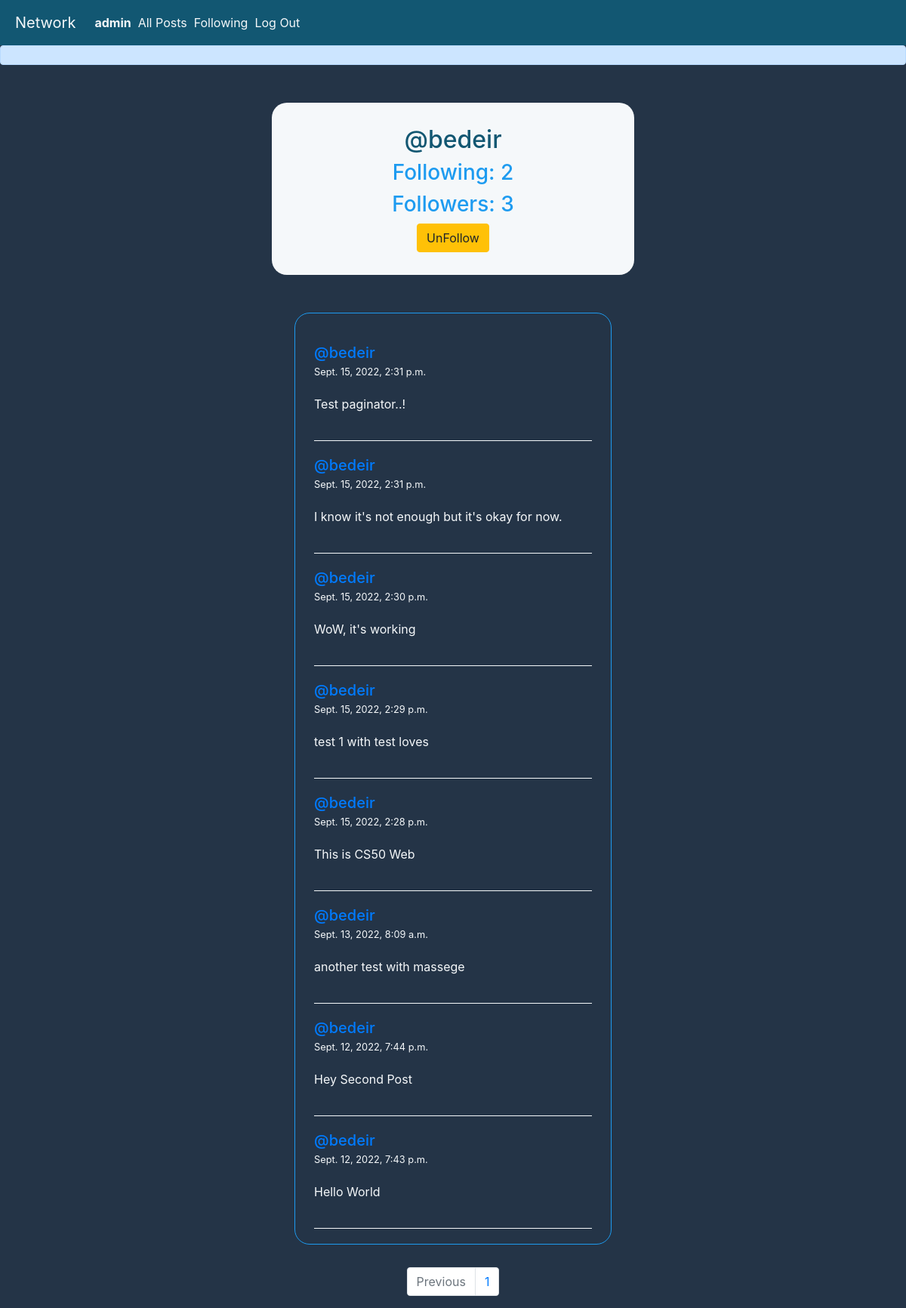
The page /profile/bedeir (signed in) on the database its author committed.
### network/models.py (models this page shows, shortened)
class User(AbstractUser):
    following = models.ManyToManyField('User', related_name='followers')

class Post(models.Model):
    owner = models.ForeignKey(User, on_delete=models.CASCADE, related_name='posts')
    content = models.TextField()
    created = models.DateTimeField(auto_now_add=True)
    lovers = models.ManyToManyField(User, related_name='lovers')
    class Meta:
        ordering = ['-created']

### network/views.py (the view)
# urls.py: path('profile/<str:username>', views.getProfile, name="getProfile"),
def getProfile(request, username):
    try:
        profile = User.objects.get(username = username)
    except:
        return render(request, 'network/404.html', {
            "message": "No user with this username"
        })
    allPostsThisUser = profile.posts.all()
    paginator = Paginator(allPostsThisUser, 10)
    pageNumber = request.GET.get('page')
    onePagePosts = paginator.get_page(pageNumber)
    return render(request, 'network/profile.html', {
        "userprofile": profile,
        "following": profile.following,
        "followers": profile.followers,
        "allPosts": onePagePosts,
        'pageNumRange': range(onePagePosts.paginator.num_pages)
    })

### network/templates/network/profile.html (shortened to what this page needs)
{% extends "network/layout.html" %}
{% block body %}
  <div class="user-profile">
    <h2 style="color: var(--text-color);">@{{ userprofile.username }}</h2>
    <h3>Following: {{ following.count }}</h3>
    <h3>Followers: {{ followers.count }}</h3>
    {% if user.username != userprofile.username and user.is_authenticated %}
      {% if user in followers.all %}
      <a href="{% url 'unFollow' user.username userprofile.username %}">
        <button class="btn btn-warning">UnFollow</button>
      </a>
      {% else %}
        <a href= "{% url 'follow' user.username userprofile.username %}">
          <button class="btn btn-info">Follow</button>
        </a>
      {% endif %}
    {% endif %}
  </div>
  <div class="all-posts">
    {% for post in allPosts %}
      <div class="post">
        <div class="header-post">
          <a href="{% url 'getProfile' post.owner.username%}">
            <h5>@{{ post.owner.username }}</h5>
          </a>
          <small>{{ post.created }}</small>
        </div>
        <p>{{ post.content }}</p>
      </div>
    {% empty %}
      <h2>Currently No posts..!</h2>
    {% endfor %}
  </div>
  <nav aria-label="Page navigation example">
    <ul class="pagination justify-content-center">
      {% if posts.has_previous %}
        <li class="page-item">
          <a class="page-link" href="?page={{ posts.previous_page_number }}" tabindex="-1" aria-disabled="false">Previous</a>
        </li>
      {% else %}
        <li class="page-item disabled">
          <a class="page-link" href="#" tabindex="-1" aria-disabled="true">Previous</a>
        </li>
      {% endif %}
      {% for i in pageNumRange %}
        <li class="page-item"><a class="page-link" href="?page={{ i|add:1 }}">{{ i|add:1 }}</a></li>
      {% endfor %}
    </ul>
  </nav>
{% endblock body %}

### network/templates/network/layout.html (shortened to what this page needs)
{% load static %}
<!DOCTYPE html>
<html lang="en">
    <head>
        <link rel="stylesheet" href="https://stackpath.bootstrapcdn.com/bootstrap/4.4.1/css/bootstrap.min.css">
        <link href="{% static 'network/styles.css' %}" rel="stylesheet">
    </head>
    <body>
        <nav class="nav-content">
            <a class="navbar-brand" href="{% url 'index' %}">Network</a>
            <div>
              <ul class="navbar-nav mr-auto">
                {% if user.is_authenticated %}
                    <li class="nav-item">
                        <a class="nav-link" href="{% url 'getProfile' user.username %}"><strong>{{ user.username }}</strong></a>
                    </li>
                {% endif %}
                <li class="nav-item">
                  <a class="nav-link" href="{% url 'index' %}">All Posts</a>
                </li>
                {% if user.is_authenticated %}
                    <li class="nav-item">
                        <a class="nav-link" href="{% url 'followingPosts'%}">Following</a>
                    </li>
                    <li class="nav-item">
                        <a class="nav-link" href="{% url 'logout' %}">Log Out</a>
                    </li>
                {% endif %}
              </ul>
            </div>
          </nav>
          <div class="alert alert-primary" role="alert">
          </div>
        <div class="body">
            {% block body %}
            {% endblock %}
        </div>
    </body>
</html>

### network/static/network/styles.css (style rules this page uses)
:root { --base-color: rgb(29, 155, 240); --text-color: #125772; --second-color: #657786; --light: #f5f8fa; --body-color: #243447; }
html { scroll-behavior: smooth; }
* { padding: 0; margin: 0; box-sizing: border-box; }
.nav-content { display: flex; align-items: center; padding: 10px 20px; background-color: var(--text-color); }
.nav-content div { width: 25%; }
.nav-content ul { display: flex; flex-direction: row; justify-content: space-evenly; }
.nav-content a { color: var(--light); }
body { background-color: var(--body-color); }
.all-posts { width: 35%; margin: 30px auto; border: 1px solid var(--base-color); padding: 20px 25px; border-radius: 20px; }
.post { color: var(--light); border-bottom: 1px solid var(--light); padding: 20px 0; }
h5 { margin: 0; }
.header-post { margin-bottom: 20px; }
.user-profile { background-color: var(--light); width: 40%; margin: 50px auto; text-align: center; color: var(--base-color); border-radius: 20px; padding: 30px; }
.alert { transition: 0.5; }
h2, .register-message { color: var(--light); }

### rows shown on the page
User: username "admin"
User: username "bedeir"
Post: owner.username "bedeir", created "Sept. 15, 2022, 2:31 p.m.", content "Test paginator..!"
Post: owner.username "bedeir", created "Sept. 15, 2022, 2:31 p.m.", content "I know it's not enough but it's okay for now."
Post: owner.username "bedeir", created "Sept. 15, 2022, 2:30 p.m.", content "WoW, it's working"
Post: owner.username "bedeir", created "Sept. 15, 2022, 2:29 p.m.", content "test 1 with test loves"
Post: owner.username "bedeir", created "Sept. 15, 2022, 2:28 p.m.", content "This is CS50 Web"
Post: owner.username "bedeir", created "Sept. 13, 2022, 8:09 a.m.", content "another test with massege"
Post: owner.username "bedeir", created "Sept. 12, 2022, 7:44 p.m.", content "Hey Second Post"
Post: owner.username "bedeir", created "Sept. 12, 2022, 7:43 p.m.", content "Hello World"

### other values the page prints
{{ following.count }} "2"
{{ followers.count }} "3"
{{ i|add:1 }} "1"
